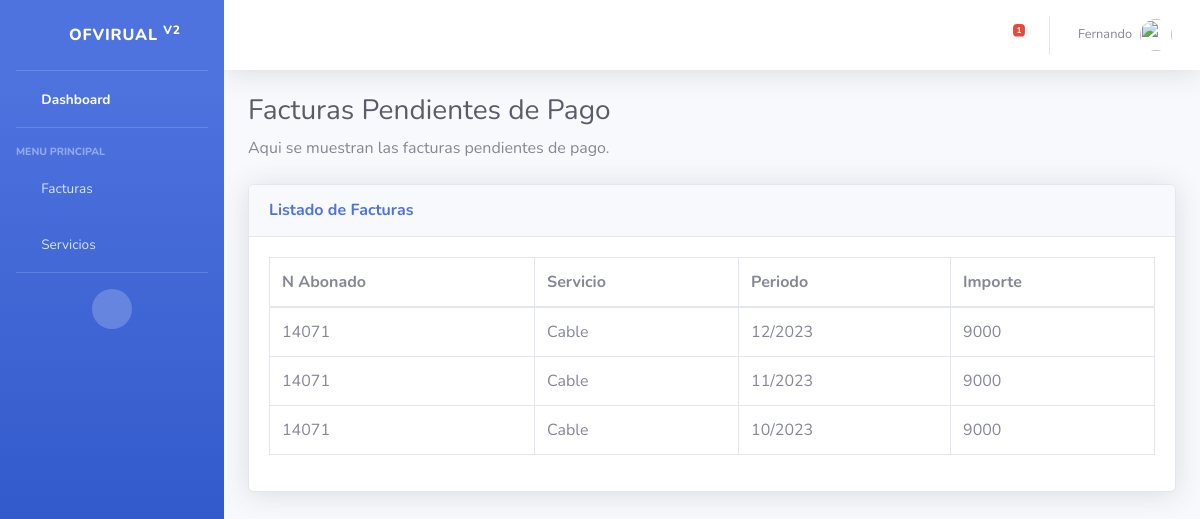
The app's page /abonados/facturas/, older data.
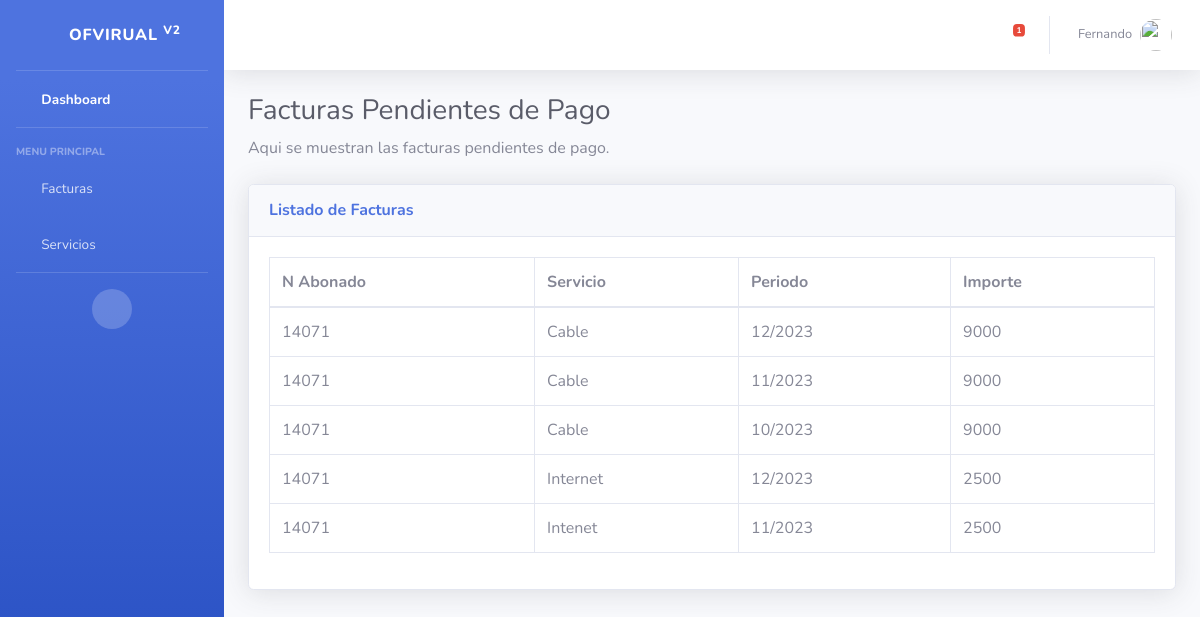
The same page, newer data.
### abonados/models.py (models this page shows, shortened)
class Facturas(models.Model):
    nAbonado = models.IntegerField()
    nFactura = models.IntegerField()
    monto = models.IntegerField()
    date = models.IntegerField()
    servicio = models.IntegerField()
    pago = models.CharField(max_length=2)

### abonados/views.py (the view)
# urls.py: path('facturas/', facturas, name="facturas"),
def facturas(request):
    context = {'mostrarDashboard': False, 'facturas': Facturas.objects.all()}
    return render(request, "abonados/facturas.html", context)

### abonados/templates/abonados/facturas.html
{% extends 'abonados/home.html' %}
{% block contenido %}
<div class="container-fluid">
                    <h1 class="h3 mb-2 text-gray-800">Facturas Pendientes de Pago</h1>
                    <p class="mb-4">Aqui se muestran las facturas pendientes de pago.</p>
                    <div class="card shadow mb-4">
                        <div class="card-header py-3">
                            <h6 class="m-0 font-weight-bold text-primary">Listado de Facturas</h6>
                        </div>
                        <div class="card-body">
                            <div class="table-responsive">
                                <table class="table table-bordered" id="dataTable" width="100%" cellspacing="0">
                                    <thead>
                                        <tr>
                                            <th>N Abonado</th>
                                            <th>Servicio</th>
                                            <th>Periodo</th>
                                            <th>Importe</th>
                                        </tr>
                                    </thead>
                                    <tbody>
                                        {% for f in facturas %}
                                        {% if f.nAbonado == 14071 and f.pago == "no" %}
                                            <tr>
                                                <td>{{ f.nAbonado }}</td>
                                                <td>{{ f.servicio }}</td>
                                                <td>{{ f.date }}</td>
                                                <td>{{ f.monto }}</td>
                                            </tr>
                                        {% endif %}
                                    {% endfor %}
                                    </tbody>
                                </table>
                            </div>
                        </div>
                    </div>
                </div>
            </div>
{% endblock contenido %}

### abonados/templates/abonados/home.html (shortened to what this page needs)
<!DOCTYPE html>
<html lang="es">
<head>
    {% load static %}
    <link href="{% static 'vendor/fontawesome-free/css/all.min.css' %}" rel="stylesheet" type="text/css">
    <link href="{% static 'css/sb-admin-2.min.css' %}" rel="stylesheet">
</head>
<body id="page-top">
    <div id="wrapper">
        <ul class="navbar-nav bg-gradient-primary sidebar sidebar-dark accordion" id="accordionSidebar">
            <a class="sidebar-brand d-flex align-items-center justify-content-center">
                <div class="sidebar-brand-icon rotate-n-15">
                    <i class="fas fa-laugh-wink"></i>
                </div>
                <div class="sidebar-brand-text mx-3">OfVirual <sup>v2</sup></div>
            </a>
            <hr class="sidebar-divider my-0">
            <li class="nav-item active">
                <a class="nav-link" href="{% url 'home' %}">
                    <i class="fas fa-fw fa-tachometer-alt"></i>
                    <span>Dashboard</span></a>
            </li>
            <hr class="sidebar-divider">
            <div class="sidebar-heading">
                Menu Principal
            </div>
            <li class="nav-item">
                <a class="nav-link collapsed" href="#" data-toggle="collapse" data-target="#collapseTwo"
                    aria-expanded="true" aria-controls="collapseTwo">
                    <i class="fas fa-fw fa-bars"></i>
                    <span>Facturas</span>
                </a>
            </li>
            <li class="nav-item">
                <a class="nav-link collapsed" href="#" data-toggle="collapse" data-target="#collapseUtilities"
                    aria-expanded="true" aria-controls="collapseUtilities">
                    <i class="fas fa-fw fa-wrench"></i>
                    <span>Servicios</span>
                </a>
            </li>
            <hr class="sidebar-divider d-none d-md-block">
            <div class="text-center d-none d-md-inline">
                <button class="rounded-circle border-0" id="sidebarToggle"></button>
            </div>
        </ul>
        <div id="content-wrapper" class="d-flex flex-column">
            <div id="content">
                <nav class="navbar navbar-expand navbar-light bg-white topbar mb-4 static-top shadow">
                    <ul class="navbar-nav ml-auto">
                        <li class="nav-item dropdown no-arrow mx-1">
                            <a class="nav-link dropdown-toggle" href="#" id="alertsDropdown" role="button"
                                data-toggle="dropdown" aria-haspopup="true" aria-expanded="false">
                                <i class="fas fa-bell fa-fw"></i>
                                <span class="badge badge-danger badge-counter">1</span>
                            </a>
                        </li>
                        <li class="nav-item dropdown no-arrow">
                            <a class="nav-link dropdown-toggle" href="#" id="userDropdown" role="button"
                                data-toggle="dropdown" aria-haspopup="true" aria-expanded="false">
                                <span class="mr-2 d-none d-lg-inline text-gray-600 small">Fernando</span>
                                <img class="img-profile rounded-circle"
                                    src="{% static 'img/undraw_profile.svg' %}">
                            </a>
                        </li>
                    </ul>
                </nav>
        {% block contenido%}{% endblock contenido%}
    </div>
</body>
</html>

Row changes from the older to the newer data that the page shows:
added Facturas: nAbonado "14071", servicio "Internet", date "12/2023", monto "2500"
added Facturas: nAbonado "14071", servicio "Intenet", date "11/2023", monto "2500"
